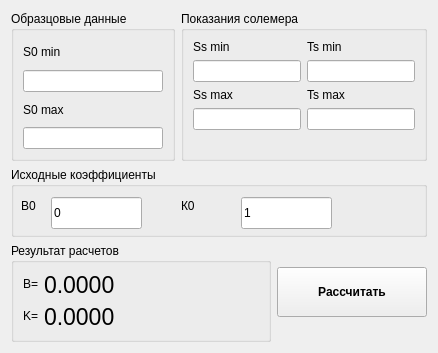
         <widget class="QWidget" name="X_Ras_2">
          <attribute name="title">
           <string>Ch-1</string>
          </attribute>
          <layout class="QGridLayout" name="gridLayout_7">
           <item row="0" column="0">
            <widget class="QGroupBox" name="groupBox_17">
             <property name="minimumSize">
              <size>
               <width>150</width>
               <height>150</height>
              </size>
             </property>
             <property name="maximumSize">
              <size>
               <width>200</width>
               <height>200</height>
              </size>
             </property>
             <property name="title">
              <string>Образцовые данные</string>
             </property>
             <layout class="QVBoxLayout" name="verticalLayout_9">
              <item>
               <widget class="QLabel" name="label_35">
                <property name="text">
                 <string>S0 min</string>
                </property>
               </widget>
              </item>
              <item>
               <widget class="QLineEdit" name="S0minSux">
                <property name="inputMethodHints">
                 <set>Qt::ImhFormattedNumbersOnly</set>
                </property>
               </widget>
              </item>
              <item>
               <widget class="QLabel" name="label_36">
                <property name="text">
                 <string>S0 max</string>
                </property>
               </widget>
              </item>
              <item>
               <widget class="QLineEdit" name="S0maxSux">
                <property name="inputMethodHints">
                 <set>Qt::ImhFormattedNumbersOnly</set>
                </property>
               </widget>
              </item>
             </layout>
            </widget>
           </item>
           <item row="0" column="1" colspan="2">
            <widget class="QGroupBox" name="groupBox_18">
             <property name="minimumSize">
              <size>
               <width>220</width>
               <height>150</height>
              </size>
             </property>
             <property name="maximumSize">
              <size>
               <width>16777215</width>
               <height>250</height>
              </size>
             </property>
             <property name="title">
              <string>Показания солемера</string>
             </property>
             <layout class="QFormLayout" name="formLayout_2">
              <item row="0" column="0">
               <widget class="QLabel" name="label_37">
                <property name="text">
                 <string>Ss min</string>
                </property>
               </widget>
              </item>
              <item row="0" column="1">
               <widget class="QLabel" name="label_43">
                <property name="text">
                 <string>Ts min</string>
                </property>
               </widget>
              </item>
              <item row="1" column="0">
               <widget class="QLineEdit" name="SsminSux">
                <property name="inputMethodHints">
                 <set>Qt::ImhFormattedNumbersOnly</set>
                </property>
               </widget>
              </item>
              <item row="1" column="1">
               <widget class="QLineEdit" name="TsminSux">
                <property name="inputMethodHints">
                 <set>Qt::ImhFormattedNumbersOnly</set>
                </property>
               </widget>
              </item>
              <item row="2" column="0">
               <widget class="QLabel" name="label_38">
                <property name="text">
                 <string>Ss max</string>
                </property>
               </widget>
              </item>
              <item row="2" column="1">
               <widget class="QLabel" name="label_44">
                <property name="text">
                 <string>Ts max</string>
                </property>
               </widget>
              </item>
              <item row="3" column="0">
               <widget class="QLineEdit" name="SsmaxSux">
                <property name="inputMethodHints">
                 <set>Qt::ImhFormattedNumbersOnly</set>
                </property>
               </widget>
              </item>
              <item row="3" column="1">
               <widget class="QLineEdit" name="TsmaxSux">
                <property name="inputMethodHints">
                 <set>Qt::ImhFormattedNumbersOnly</set>
                </property>
               </widget>
              </item>
             </layout>
            </widget>
           </item>
           <item row="1" column="0" colspan="3">
            <widget class="QGroupBox" name="groupBox_19">
             <property name="sizePolicy">
              <sizepolicy hsizetype="Preferred" vsizetype="Preferred">
               <horstretch>0</horstretch>
               <verstretch>0</verstretch>
              </sizepolicy>
             </property>
             <property name="minimumSize">
              <size>
               <width>360</width>
               <height>70</height>
              </size>
             </property>
             <property name="maximumSize">
              <size>
               <width>600</width>
               <height>100</height>
              </size>
             </property>
             <property name="title">
              <string>Исходные коэффициенты</string>
             </property>
             <widget class="QLineEdit" name="Bs0Sux">
              <property name="geometry">
               <rect>
                <x>40</x>
                <y>30</y>
                <width>91</width>
                <height>32</height>
               </rect>
              </property>
              <property name="inputMethodHints">
               <set>Qt::ImhFormattedNumbersOnly</set>
              </property>
              <property name="text">
               <string>0</string>
              </property>
             </widget>
             <widget class="QLineEdit" name="Ks0Sux">
              <property name="geometry">
               <rect>
                <x>230</x>
                <y>30</y>
                <width>91</width>
                <height>32</height>
               </rect>
              </property>
              <property name="inputMethodHints">
               <set>Qt::ImhFormattedNumbersOnly</set>
              </property>
              <property name="text">
               <string>1</string>
              </property>
             </widget>
             <widget class="QLabel" name="label_39">
              <property name="geometry">
               <rect>
                <x>10</x>
                <y>30</y>
                <width>31</width>
                <height>18</height>
               </rect>
              </property>
              <property name="text">
               <string>B0</string>
              </property>
             </widget>
             <widget class="QLabel" name="label_40">
              <property name="geometry">
               <rect>
                <x>170</x>
                <y>30</y>
                <width>31</width>
                <height>18</height>
               </rect>
              </property>
              <property name="text">
               <string>К0</string>
              </property>
             </widget>
            </widget>
           </item>
           <item row="2" column="0" colspan="2">
            <widget class="QGroupBox" name="groupBox_20">
             <property name="minimumSize">
              <size>
               <width>260</width>
               <height>91</height>
              </size>
             </property>
             <property name="maximumSize">
              <size>
               <width>220</width>
               <height>16777215</height>
              </size>
             </property>
             <property name="title">
              <string>Результат расчетов</string>
             </property>
             <layout class="QFormLayout" name="formLayout_6">
              <item row="0" column="0">
               <widget class="QLabel" name="label_41">
                <property name="text">
                 <string>B=</string>
                </property>
               </widget>
              </item>
              <item row="0" column="1">
               <widget class="QLabel" name="BsSux">
                <property name="font">
                 <font>
                  <pointsize>17</pointsize>
                 </font>
                </property>
                <property name="text">
                 <string>0.0000</string>
                </property>
               </widget>
              </item>
              <item row="1" column="0">
               <widget class="QLabel" name="label_42">
                <property name="text">
                 <string>K=</string>
                </property>
               </widget>
              </item>
              <item row="1" column="1">
               <widget class="QLabel" name="KsSux">
                <property name="font">
                 <font>
                  <pointsize>17</pointsize>
                 </font>
                </property>
                <property name="text">
                 <string>0.0000</string>
                </property>
               </widget>
              </item>
             </layout>
            </widget>
           </item>
           <item row="2" column="2">
            <widget class="QPushButton" name="RunrasX_2">
             <property name="minimumSize">
              <size>
               <width>150</width>
               <height>30</height>
              </size>
             </property>
             <property name="maximumSize">
              <size>
               <width>250</width>
               <height>50</height>
              </size>
             </property>
             <property name="font">
              <font>
               <weight>75</weight>
               <bold>true</bold>
              </font>
             </property>
             <property name="text">
              <string>Рассчитать</string>
             </property>
            </widget>
           </item>
          </layout>
         </widget>
